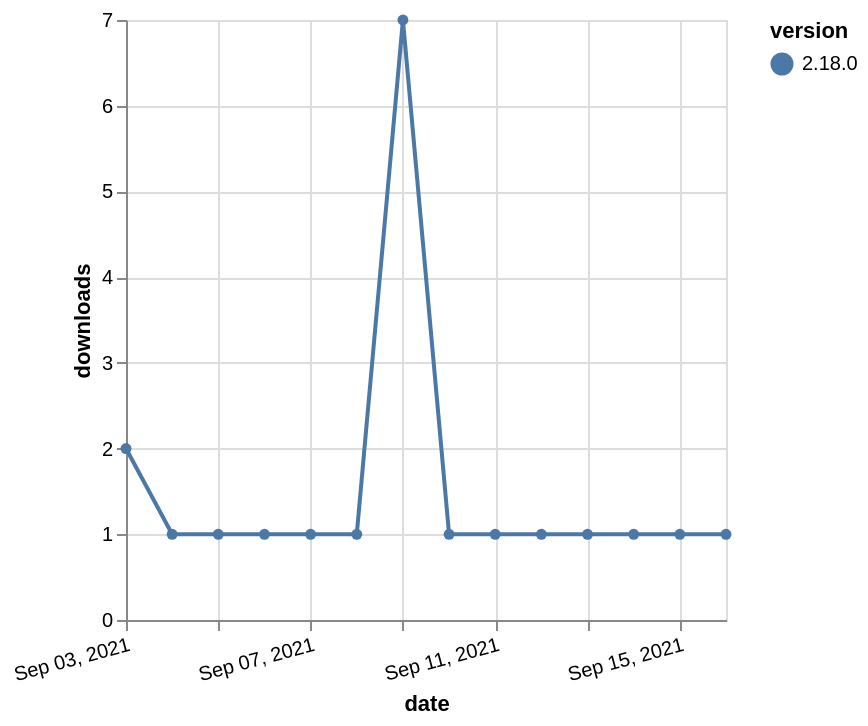

Specify this chart in Vega-Lite:
### Vega-Lite specification from a JSON file in a GitHub repository (floating-point values rounded to 4 significant figures)
{"$schema": "https://vega.github.io/schema/vega-lite/v5.json", "description": "A simple bar chart with embedded data.", "data": {"values": [{"date": "2021-09-03", "total": 507, "delta": 2, "version": "2.18.0"}, {"date": "2021-09-04", "total": 508, "delta": 1, "version": "2.18.0"}, {"date": "2021-09-05", "total": 509, "delta": 1, "version": "2.18.0"}, {"date": "2021-09-06", "total": 510, "delta": 1, "version": "2.18.0"}, {"date": "2021-09-07", "total": 511, "delta": 1, "version": "2.18.0"}, {"date": "2021-09-08", "total": 512, "delta": 1, "version": "2.18.0"}, {"date": "2021-09-09", "total": 519, "delta": 7, "version": "2.18.0"}, {"date": "2021-09-10", "total": 520, "delta": 1, "version": "2.18.0"}, {"date": "2021-09-11", "total": 521, "delta": 1, "version": "2.18.0"}, {"date": "2021-09-12", "total": 522, "delta": 1, "version": "2.18.0"}, {"date": "2021-09-13", "total": 523, "delta": 1, "version": "2.18.0"}, {"date": "2021-09-14", "total": 524, "delta": 1, "version": "2.18.0"}, {"date": "2021-09-15", "total": 525, "delta": 1, "version": "2.18.0"}, {"date": "2021-09-16", "total": 526, "delta": 1, "version": "2.18.0"}]}, "width": "container", "mark": {"type": "line", "point": {"filled": true}}, "encoding": {"x": {"field": "date", "type": "temporal", "timeUnit": "yearmonthdate", "title": "date", "axis": {"labelAngle": -15}}, "y": {"field": "delta", "type": "quantitative", "title": "downloads"}, "color": {"field": "version", "type": "nominal"}, "tooltip": {"field": "delta"}}}
